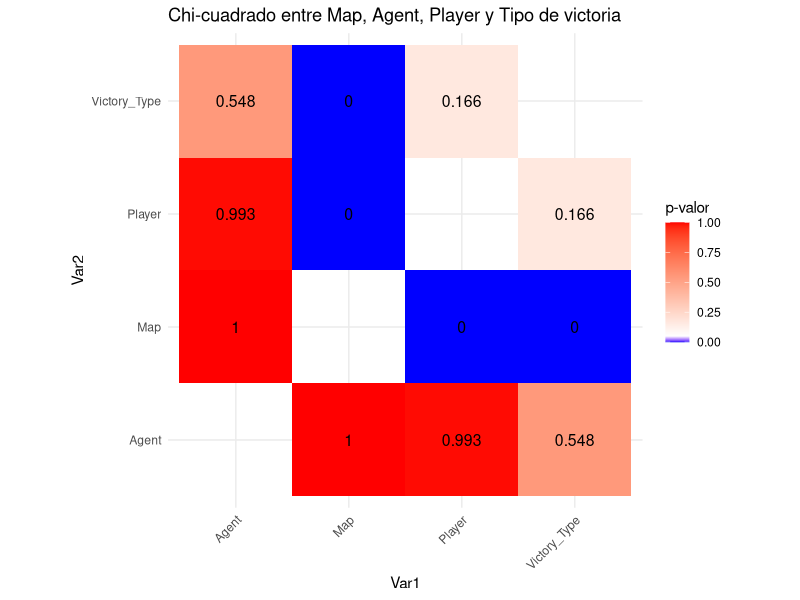

The R source for this figure:
library(tidyverse)


agents_pick_rates <- read_csv("agents_pick_rates.csv")
players_stats <- read_csv("players_stats.csv")
scores <- read_csv("scores.csv")


min_len <- min(nrow(agents_pick_rates), nrow(players_stats), nrow(scores))


df <- tibble(
  Map = as.factor(agents_pick_rates$Map[1:min_len]),
  Agent = as.factor(agents_pick_rates$Agent[1:min_len]),
  Player = as.factor(players_stats$Player[1:min_len]),
  Victory_Type = as.factor(scores$`Match Result`[1:min_len])
)


vars <- names(df)
pval_mat <- matrix(NA, nrow = length(vars), ncol = length(vars),
                   dimnames = list(vars, vars))

for (i in 1:(length(vars)-1)) {
  for (j in (i+1):length(vars)) {
    sub_df <- df %>% select(vars[i], vars[j]) %>% drop_na()
    tabla <- table(sub_df[[1]], sub_df[[2]])
    if (nrow(tabla) > 1 && ncol(tabla) > 1) {
      test <- suppressWarnings(chisq.test(tabla))
      pval <- test$p.value
    } else {
      pval <- NA
    }
    pval_mat[i, j] <- pval
    pval_mat[j, i] <- pval
  }
}


pval_df <- as.data.frame(pval_mat) %>%
  rownames_to_column("Var1") %>%
  pivot_longer(-Var1, names_to = "Var2", values_to = "p_value") %>%
  drop_na()


significativos <- pval_df %>%
  filter(p_value < 0.05) %>%
  arrange(p_value)

print("Pares con dependencia significativa (p < 0.05):")
print(significativos)

ggplot(pval_df, aes(Var1, Var2, fill = p_value)) +
  geom_tile() +
  geom_text(aes(label = round(p_value, 3)), size = 4) +
  scale_fill_gradientn(colors = c("blue", "white", "red"),
                       values = scales::rescale(c(0, 0.05, 1)),
                       limits = c(0, 1), name = "p-valor") +
  theme_minimal() +
  theme(axis.text.x = element_text(angle = 45, hjust = 1)) +
  coord_fixed() +
  ggtitle("Chi-cuadrado entre Map, Agent, Player y Tipo de victoria")
